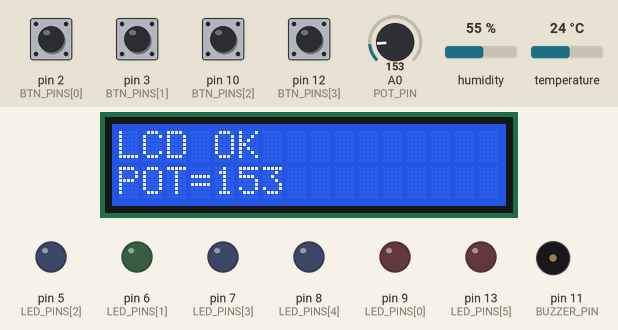
The sketch below on a simulated Arduino Uno, built with avr-gcc and run on an emulated ATmega328P. On the bench: 16×2 character LCD, output pins drawn as LEDs (lit = HIGH), buzzer (waves = sounding). The inputs (shaded band) are chosen by the test bench; at power-on: pin 2 (BTN_PINS[0]), pin 3 (BTN_PINS[1]), pin 10 (BTN_PINS[2]), pin 12 (BTN_PINS[3]) HIGH, A0 (POT_PIN) = 153, humidity 55 %, temperature 24 °C. What the sketch prints to the serial monitor is not drawn.

Above: at 4.6 s.
4.7 s: pin 2 (BTN_PINS[0]) pulled LOW for 0.15 s
At 5.1 s:
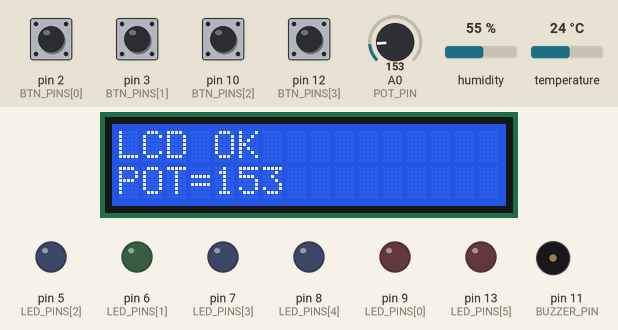
6.3 s: A0 (POT_PIN) set to 165
At 7.6 s:
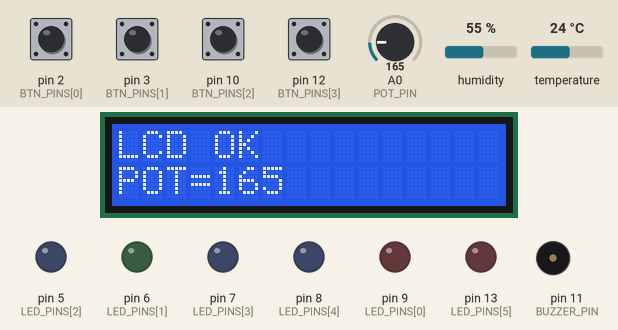
7.9 s: pin 3 (BTN_PINS[1]) pulled LOW for 0.15 s
At 8.8 s:
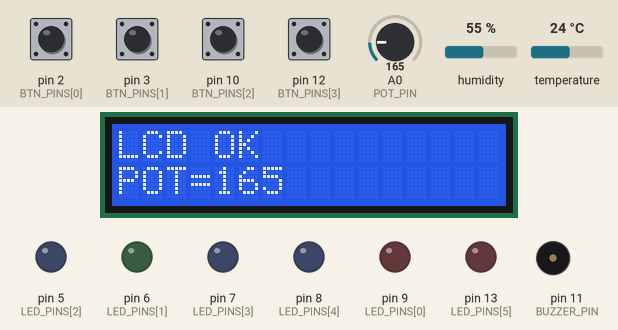
9.5 s: A0 (POT_PIN) set to 175
At 10.5 s:
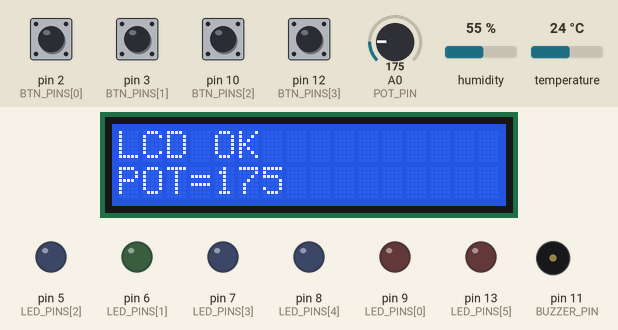
11.4 s: pin 10 (BTN_PINS[2]) pulled LOW for 0.15 s
At 12.6 s:
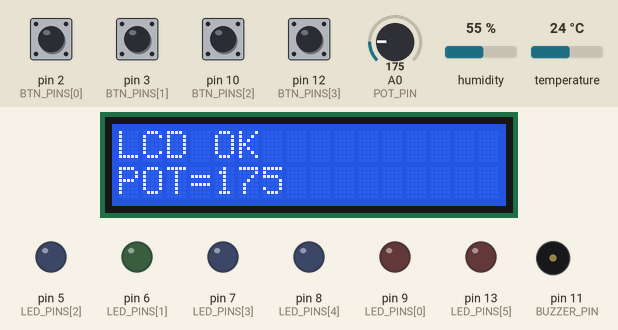
13.0 s: pin 12 (BTN_PINS[3]) pulled LOW for 0.15 s
At 13.8 s:
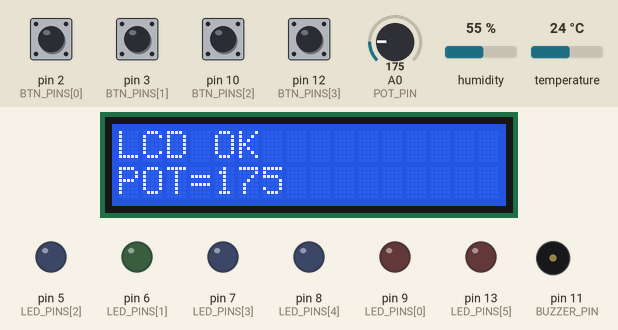
Timing chart, 0 to 15.6 s (numbered marks = the images above; inputs shaded):
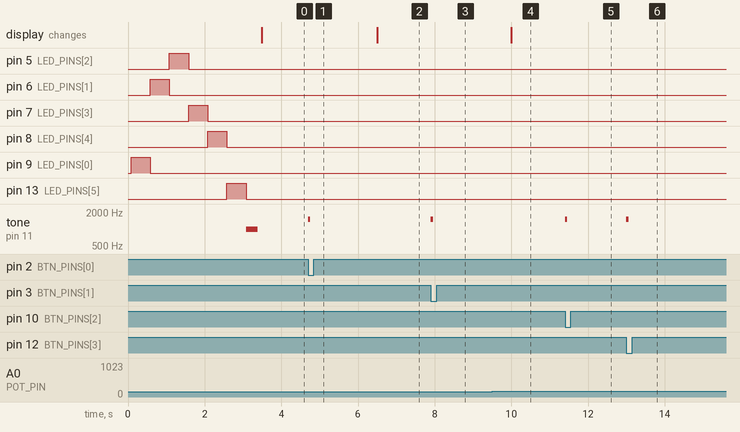

Measured:
- after the input at 4.7 s, tone on pin 11 (BUZZER_PIN): silent → 1500 Hz at once, → silent 0.06 s later
- after the input at 6.3 s, the display: changes after 0.20 s (image 2)
- after the input at 7.9 s, tone on pin 11 (BUZZER_PIN): silent → 1500 Hz at once, → silent 0.06 s later
- after the input at 9.5 s, the display: changes after 0.50 s (image 4)
- after the input at 11.4 s, tone on pin 11 (BUZZER_PIN): silent → 1500 Hz at once, → silent 0.06 s later
- after the input at 13.0 s, tone on pin 11 (BUZZER_PIN): silent → 1500 Hz at once, → silent 0.06 s later

The sketch:

sketch.ino
```cpp
/*
 * 종합과제 2단계 — 회로 점검 스케치 (Arduino UNO)
 * I2C LCD : SDA A4, SCL A5, 주소 0x27 → 1행 "LCD OK", 2행 POT 값 표시
 * SENSOR_MODE : 0 DHT11(실물) / 1 DHT22(Wokwi) / 2 TMP36(Tinkercad, A1)
 */
#define SENSOR_MODE 1

#if SENSOR_MODE == 0 || SENSOR_MODE == 1
  #include <DHT.h>
  #if SENSOR_MODE == 0
    DHT dht(4, DHT11);
  #else
    DHT dht(4, DHT22);
  #endif
#endif

#include <Wire.h>
#if SENSOR_MODE == 2
  #include <Adafruit_LiquidCrystal.h>
  Adafruit_LiquidCrystal lcd(0);          // Tinkercad I2C LCD (주소 0x20)
#else
  #include <LiquidCrystal_I2C.h>
  LiquidCrystal_I2C lcd(0x27, 16, 2);     // 안 나오면 0x3F
#endif

const int POT_PIN = A0;
const int LED_PINS[6] = {9, 6, 5, 7, 8, 13};
const char* LED_NAME[6] = {"상태 빨강(D9)", "상태 초록(D6)", "상태 파랑(D5)",
                           "습도바1 파랑(D7)", "습도바2 파랑(D8)", "습도바3 빨강(D13)"};
const int BUZZER_PIN = 11;
const int BTN_PINS[4] = {2, 3, 10, 12};
const char* BTN_NAME[4] = {"BTN_MODE(D2)", "BTN_ALARM(D3)", "BTN_REPORT(D10)", "BTN_RESET(D12)"};
bool lastBtn[4] = {HIGH, HIGH, HIGH, HIGH};
unsigned long lastPrintMs = 0, lastSensorMs = 0;

void setup() {
  Serial.begin(115200);
  for (int i = 0; i < 6; i++) pinMode(LED_PINS[i], OUTPUT);
  for (int i = 0; i < 4; i++) pinMode(BTN_PINS[i], INPUT_PULLUP);
#if SENSOR_MODE != 2
  dht.begin();
#endif
#if SENSOR_MODE == 2
  lcd.begin(16, 2); lcd.setBacklight(1);
#else
  lcd.init(); lcd.backlight();
#endif
  lcd.setCursor(0, 0); lcd.print("LCD OK          ");
  Serial.println(F("# [점검] LED 순서 확인"));
  for (int i = 0; i < 6; i++) {           // setup 에서만 delay 사용
    digitalWrite(LED_PINS[i], HIGH);
    Serial.print(F("  ON  ")); Serial.println(LED_NAME[i]);
    delay(500);
    digitalWrite(LED_PINS[i], LOW);
  }
  Serial.println(F("# [점검] 부저 1kHz 0.3초"));
  tone(BUZZER_PIN, 1000, 300);
  delay(400);
  Serial.println(F("# [점검] 가변저항을 돌리고 버튼을 하나씩 눌러 보세요"));
}

void loop() {
  unsigned long now = millis();

  for (int i = 0; i < 4; i++) {
    bool r = digitalRead(BTN_PINS[i]);
    if (r == LOW && lastBtn[i] == HIGH) {
      Serial.print(F("# 눌림: ")); Serial.println(BTN_NAME[i]);
      tone(BUZZER_PIN, 1500, 60);
    }
    lastBtn[i] = r;
  }

  if (now - lastPrintMs >= 500) {
    lastPrintMs = now;
    int adc = analogRead(POT_PIN);
    Serial.print(F("POT=")); Serial.print(adc);
    Serial.print(F(" V=")); Serial.println(adc * 5.0 / 1024.0, 2);
    char buf[17];
    snprintf(buf, sizeof(buf), "POT=%-4d        ", adc);
    lcd.setCursor(0, 1); lcd.print(buf);
  }

  if (now - lastSensorMs >= 2000) {
    lastSensorMs = now;
#if SENSOR_MODE == 2
    float t = (analogRead(A1) * 5.0 / 1024.0 - 0.5) * 100.0, h = 50.0;
#else
    float h = dht.readHumidity(), t = dht.readTemperature();
#endif
    Serial.print(F("T=")); Serial.print(t, 1);
    Serial.print(F("C H=")); Serial.print(h, 0);
    Serial.println(isnan(t) ? F("%  ← 센서 오류: 배선/라이브러리 확인") : F("%"));
  }
}
```
